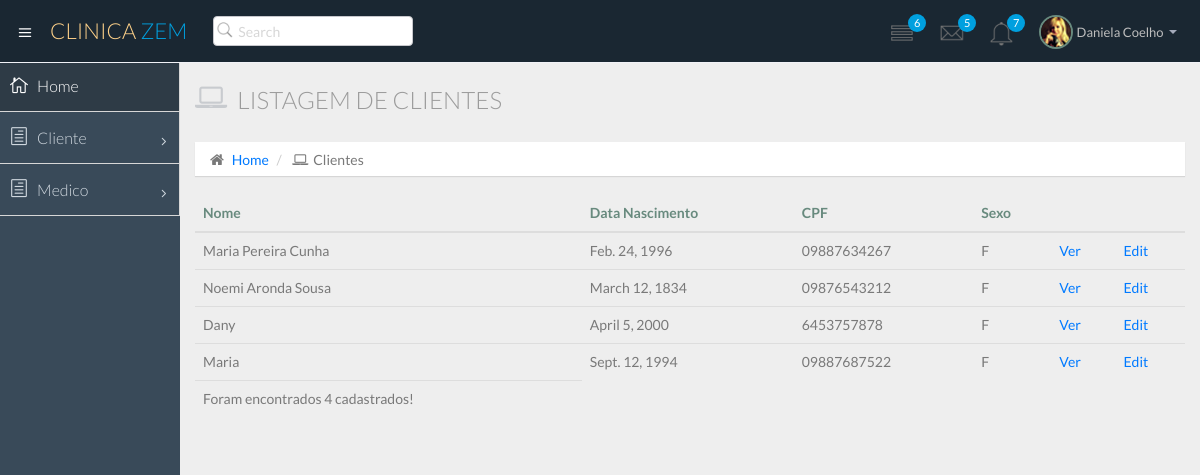
Before: /atendimento/cliente/ with the older database file.
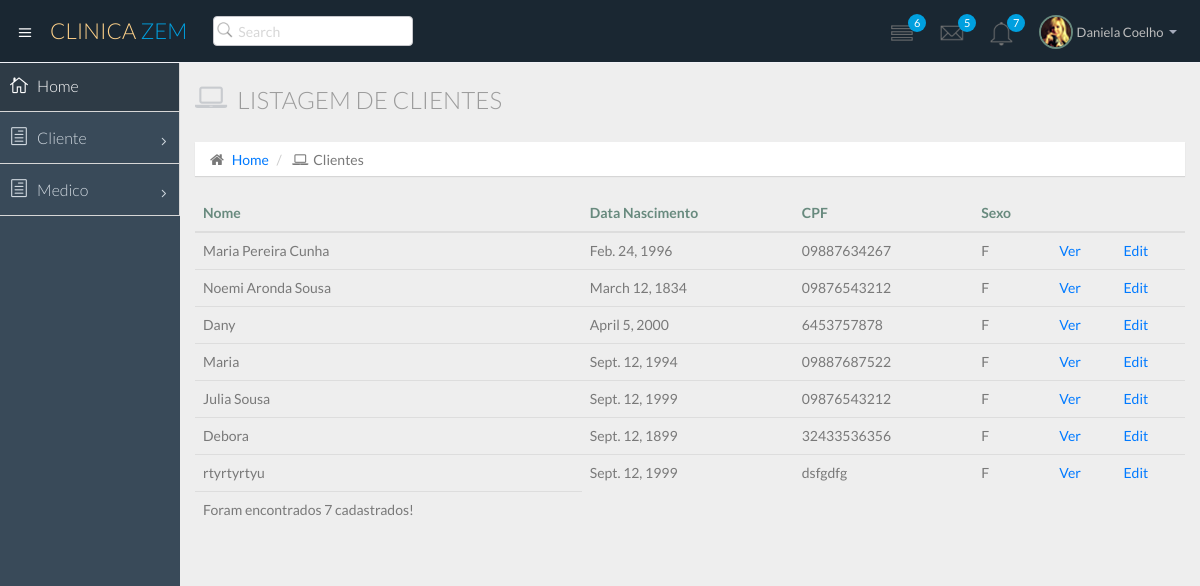
After: the same page with the newer database file.
### atendimento/models.py (models this page shows)
class Cliente(models.Model):
    nome = models.CharField(max_length=50)
    dt_nasc = models.DateField()
    cpf = models.CharField(max_length=11)
    sexo = models.CharField(max_length=1)

### atendimento/views.py (the view)
# urls.py: path('cliente/', views.cliente_list),
def cliente_list(request):
    clientes = Cliente.objects.all()
    return render(request, 'cliente/list.html', {'clientes':clientes})

### atendimento/templates/cliente/list.html
{% extends "base.html" %}
{% block daniela %}
<div class="row">
    <div class="col-lg-12">
        <h3 class="page-header">
            <i class="fa fa-laptop"></i>Listagem de clientes</h3>
        <ol class="breadcrumb">
            <li>
                <i class="fa fa-home"></i>
                <a href="/atendimento/">Home</a>
            </li>
            <li>
                <i class="fa fa-laptop"></i>Clientes</li>
        </ol>
    </div>
</div>
<div class="row">
    <div class="col-md-12">
        <table class="table">
            <thead>
                <tr>
                    <th>Nome</th>
                    <th>Data Nascimento</th>
                    <th>CPF</th>
                    <th>Sexo</th>
                    <th>    </th>
                    <th>    </th>
                </tr>
            </thead>
            <tbody>
                {% for cliente in clientes %}
                <tr>
                    <td>{{cliente.nome}}</td>
                    <td>{{cliente.dt_nasc}}</td>
                    <td>{{cliente.cpf}}</td>
                    <td>{{cliente.sexo}}</td>
                    <td>
                        <a href="/atendimento/cliente/{{cliente.id}}/">Ver</a>
                    <td>
                        <a href="/atendimento/cliente/{{cliente.id}}/edit/">Edit</a>
                    </td>
                </tr>
                {% endfor %}
            </tbody>
            <tfoot>
                <tr>
                    <td>
                        <p>Foram encontrados {{clientes | length}} cadastrados!</p>
                    </td>
                </tr>
            </tfoot>
        </table>
    </div>
</div>
{% endblock %}

Changed rows visible on the page:
added Cliente: nome "Julia Sousa", dt_nasc "Sept. 12, 1999", cpf "09876543212", sexo "F"
added Cliente: nome "Debora", dt_nasc "Sept. 12, 1899", cpf "32433536356", sexo "F"
added Cliente: nome "rtyrtyrtyu", dt_nasc "Sept. 12, 1999", cpf "dsfgdfg", sexo "F"
Other visible differences:
{{ clientes | length }}: "4" → "7"
